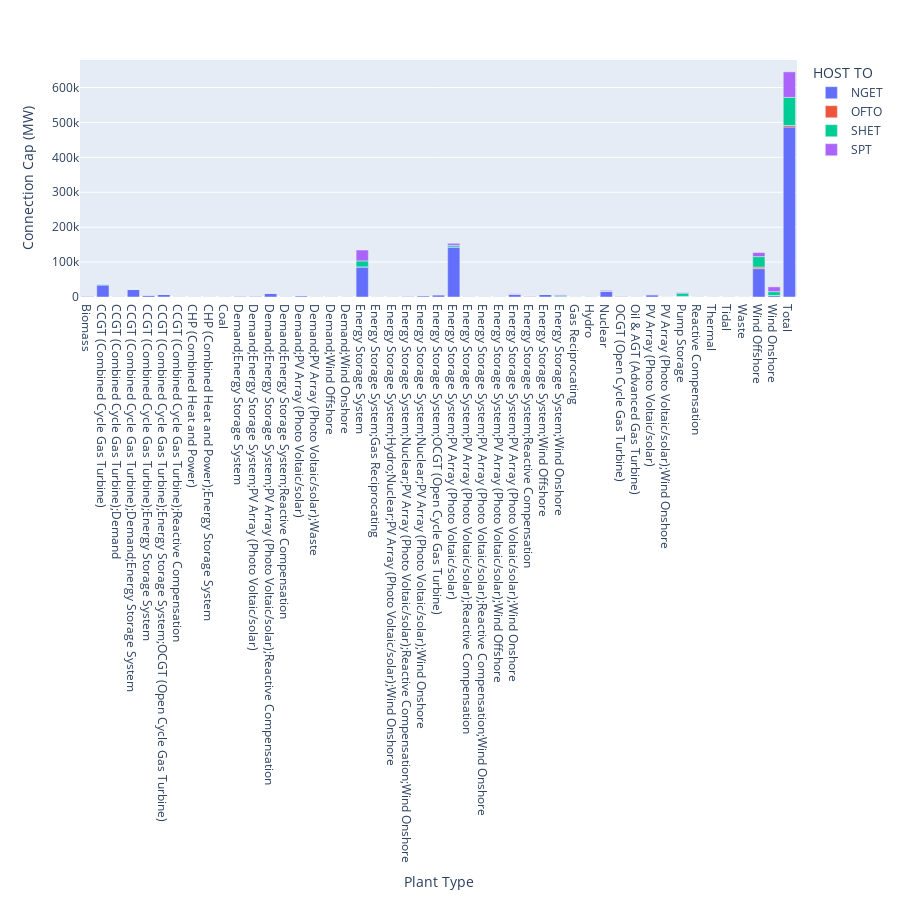

Source (notebook cell):
### Code cell
fig = px.bar(
    data_frame=unpivot_capacity_by_TO_plant,
    x="Plant Type",
    y="Connection Cap (MW)",
    color="HOST TO",
    color_continuous_scale=px.colors.diverging.RdBu_r,
    height=900,
)
fig.show()

### Figure 1 — Plotly figure (JSON) as saved in the notebook; plotly's stock layout.template omitted (floating-point values rounded to 4 significant figures)
{"data": [{"alignmentgroup": "True", "hovertemplate": "HOST TO=NGET<br>Plant Type=%{x}<br>Connection Cap (MW)=%{y}<extra></extra>", "legendgroup": "NGET", "marker": {"color": "#636efa", "pattern": {"shape": ""}}, "name": "NGET", "offsetgroup": "NGET", "orientation": "v", "showlegend": true, "textposition": "auto", "type": "bar", "x": ["Biomass", "CCGT (Combined Cycle Gas Turbine)", "CCGT (Combined Cycle Gas Turbine);Demand", "CCGT (Combined Cycle Gas Turbine);Demand;Energy Storage System", "CCGT (Combined Cycle Gas Turbine);Energy Storage System", "CCGT (Combined Cycle Gas Turbine);Energy Storage System;OCGT (Open Cycle Gas Turbine)", "CCGT (Combined Cycle Gas Turbine);Reactive Compensation", "CHP (Combined Heat and Power)", "CHP (Combined Heat and Power);Energy Storage System", "Coal", "Demand;Energy Storage System", "Demand;Energy Storage System;PV Array (Photo Voltaic/solar)", "Demand;Energy Storage System;PV Array (Photo Voltaic/solar);Reactive Compensation", "Demand;Energy Storage System;Reactive Compensation", "Demand;PV Array (Photo Voltaic/solar)", "Demand;PV Array (Photo Voltaic/solar);Waste", "Demand;Wind Offshore", "Demand;Wind Onshore", "Energy Storage System", "Energy Storage System;Gas Reciprocating", "Energy Storage System;Hydro;Nuclear;PV Array (Photo Voltaic/solar);Wind Onshore", "Energy Storage System;Nuclear;PV Array (Photo Voltaic/solar);Reactive Compensation;Wind Onshore", "Energy Storage System;Nuclear;PV Array (Photo Voltaic/solar);Wind Onshore", "Energy Storage System;OCGT (Open Cycle Gas Turbine)", "Energy Storage System;PV Array (Photo Voltaic/solar)", "Energy Storage System;PV Array (Photo Voltaic/solar);Reactive Compensation", "Energy Storage System;PV Array (Photo Voltaic/solar);Reactive Compensation;Wind Onshore", "Energy Storage System;PV Array (Photo Voltaic/solar);Wind Offshore", "Energy Storage System;PV Array (Photo Voltaic/solar);Wind Onshore", "Energy Storage System;Reactive Compensation", "Energy Storage System;Wind Offshore", "Energy Storage System;Wind Onshore", "Gas Reciprocating", "Hydro", "Nuclear", "OCGT (Open Cycle Gas Turbine)", "Oil & AGT (Advanced Gas Turbine)", "PV Array (Photo Voltaic/solar)", "PV Array (Photo Voltaic/solar);Wind Onshore", "Pump Storage", "Reactive Compensation", "Thermal", "Tidal", "Waste", "Wind Offshore", "Wind Onshore", "Total"], "xaxis": "x", "y": [3083, 34822, 2406, 21600, 5714, 7600, 1517, 734.0, 1268, 2051, 100, 3132.0, 10927, 0, 4000, 2021, 1500, 0, 86220.0, 1094, 1000, 3000, 4000, 6715.0, 143300.0, 2325, 1000, 2500, 7424, 1849.0, 7340, 700, 661.8, 129, 16821, 2848.0, 61.5, 6672.0, 180, 2004, 21, 299.1, 590, 132.9, 81270.0, 4311.0, 487000.0], "yaxis": "y"}, {"alignmentgroup": "True", "hovertemplate": "HOST TO=OFTO<br>Plant Type=%{x}<br>Connection Cap (MW)=%{y}<extra></extra>", "legendgroup": "OFTO", "marker": {"color": "#EF553B", "pattern": {"shape": ""}}, "name": "OFTO", "offsetgroup": "OFTO", "orientation": "v", "showlegend": true, "textposition": "auto", "type": "bar", "x": ["Biomass", "CCGT (Combined Cycle Gas Turbine)", "CCGT (Combined Cycle Gas Turbine);Demand", "CCGT (Combined Cycle Gas Turbine);Demand;Energy Storage System", "CCGT (Combined Cycle Gas Turbine);Energy Storage System", "CCGT (Combined Cycle Gas Turbine);Energy Storage System;OCGT (Open Cycle Gas Turbine)", "CCGT (Combined Cycle Gas Turbine);Reactive Compensation", "CHP (Combined Heat and Power)", "CHP (Combined Heat and Power);Energy Storage System", "Coal", "Demand;Energy Storage System", "Demand;Energy Storage System;PV Array (Photo Voltaic/solar)", "Demand;Energy Storage System;PV Array (Photo Voltaic/solar);Reactive Compensation", "Demand;Energy Storage System;Reactive Compensation", "Demand;PV Array (Photo Voltaic/solar)", "Demand;PV Array (Photo Voltaic/solar);Waste", "Demand;Wind Offshore", "Demand;Wind Onshore", "Energy Storage System", "Energy Storage System;Gas Reciprocating", "Energy Storage System;Hydro;Nuclear;PV Array (Photo Voltaic/solar);Wind Onshore", "Energy Storage System;Nuclear;PV Array (Photo Voltaic/solar);Reactive Compensation;Wind Onshore", "Energy Storage System;Nuclear;PV Array (Photo Voltaic/solar);Wind Onshore", "Energy Storage System;OCGT (Open Cycle Gas Turbine)", "Energy Storage System;PV Array (Photo Voltaic/solar)", "Energy Storage System;PV Array (Photo Voltaic/solar);Reactive Compensation", "Energy Storage System;PV Array (Photo Voltaic/solar);Reactive Compensation;Wind Onshore", "Energy Storage System;PV Array (Photo Voltaic/solar);Wind Offshore", "Energy Storage System;PV Array (Photo Voltaic/solar);Wind Onshore", "Energy Storage System;Reactive Compensation", "Energy Storage System;Wind Offshore", "Energy Storage System;Wind Onshore", "Gas Reciprocating", "Hydro", "Nuclear", "OCGT (Open Cycle Gas Turbine)", "Oil & AGT (Advanced Gas Turbine)", "PV Array (Photo Voltaic/solar)", "PV Array (Photo Voltaic/solar);Wind Onshore", "Pump Storage", "Reactive Compensation", "Thermal", "Tidal", "Waste", "Wind Offshore", "Wind Onshore", "Total"], "xaxis": "x", "y": [0, 0, 0, 0, 0, 0, 0, 0, 0, 0, 0, 0, 0, 0, 0, 0, 0, 0, 0, 0, 0, 0, 0, 0, 0, 0, 0, 0, 0, 0, 0, 0, 0, 0, 0, 0, 0, 0, 0, 0, 0, 0, 0, 0, 4338.0, 0, 4338.0], "yaxis": "y"}, {"alignmentgroup": "True", "hovertemplate": "HOST TO=SHET<br>Plant Type=%{x}<br>Connection Cap (MW)=%{y}<extra></extra>", "legendgroup": "SHET", "marker": {"color": "#00cc96", "pattern": {"shape": ""}}, "name": "SHET", "offsetgroup": "SHET", "orientation": "v", "showlegend": true, "textposition": "auto", "type": "bar", "x": ["Biomass", "CCGT (Combined Cycle Gas Turbine)", "CCGT (Combined Cycle Gas Turbine);Demand", "CCGT (Combined Cycle Gas Turbine);Demand;Energy Storage System", "CCGT (Combined Cycle Gas Turbine);Energy Storage System", "CCGT (Combined Cycle Gas Turbine);Energy Storage System;OCGT (Open Cycle Gas Turbine)", "CCGT (Combined Cycle Gas Turbine);Reactive Compensation", "CHP (Combined Heat and Power)", "CHP (Combined Heat and Power);Energy Storage System", "Coal", "Demand;Energy Storage System", "Demand;Energy Storage System;PV Array (Photo Voltaic/solar)", "Demand;Energy Storage System;PV Array (Photo Voltaic/solar);Reactive Compensation", "Demand;Energy Storage System;Reactive Compensation", "Demand;PV Array (Photo Voltaic/solar)", "Demand;PV Array (Photo Voltaic/solar);Waste", "Demand;Wind Offshore", "Demand;Wind Onshore", "Energy Storage System", "Energy Storage System;Gas Reciprocating", "Energy Storage System;Hydro;Nuclear;PV Array (Photo Voltaic/solar);Wind Onshore", "Energy Storage System;Nuclear;PV Array (Photo Voltaic/solar);Reactive Compensation;Wind Onshore", "Energy Storage System;Nuclear;PV Array (Photo Voltaic/solar);Wind Onshore", "Energy Storage System;OCGT (Open Cycle Gas Turbine)", "Energy Storage System;PV Array (Photo Voltaic/solar)", "Energy Storage System;PV Array (Photo Voltaic/solar);Reactive Compensation", "Energy Storage System;PV Array (Photo Voltaic/solar);Reactive Compensation;Wind Onshore", "Energy Storage System;PV Array (Photo Voltaic/solar);Wind Offshore", "Energy Storage System;PV Array (Photo Voltaic/solar);Wind Onshore", "Energy Storage System;Reactive Compensation", "Energy Storage System;Wind Offshore", "Energy Storage System;Wind Onshore", "Gas Reciprocating", "Hydro", "Nuclear", "OCGT (Open Cycle Gas Turbine)", "Oil & AGT (Advanced Gas Turbine)", "PV Array (Photo Voltaic/solar)", "PV Array (Photo Voltaic/solar);Wind Onshore", "Pump Storage", "Reactive Compensation", "Thermal", "Tidal", "Waste", "Wind Offshore", "Wind Onshore", "Total"], "xaxis": "x", "y": [0, 2090, 0, 0, 0, 0, 0, 0, 0, 0, 847.9, 0, 0, 0, 20, 0, 300, 112.2, 17120.0, 0, 0, 0, 0, 0, 4951.0, 0, 0, 0, 50, 96, 0, 2853.0, 0, 872.4, 0, 0, 0, 142, 0, 8953, 0, 0, 777, 40, 30060.0, 11040.0, 80320.0], "yaxis": "y"}, {"alignmentgroup": "True", "hovertemplate": "HOST TO=SPT<br>Plant Type=%{x}<br>Connection Cap (MW)=%{y}<extra></extra>", "legendgroup": "SPT", "marker": {"color": "#ab63fa", "pattern": {"shape": ""}}, "name": "SPT", "offsetgroup": "SPT", "orientation": "v", "showlegend": true, "textposition": "auto", "type": "bar", "x": ["Biomass", "CCGT (Combined Cycle Gas Turbine)", "CCGT (Combined Cycle Gas Turbine);Demand", "CCGT (Combined Cycle Gas Turbine);Demand;Energy Storage System", "CCGT (Combined Cycle Gas Turbine);Energy Storage System", "CCGT (Combined Cycle Gas Turbine);Energy Storage System;OCGT (Open Cycle Gas Turbine)", "CCGT (Combined Cycle Gas Turbine);Reactive Compensation", "CHP (Combined Heat and Power)", "CHP (Combined Heat and Power);Energy Storage System", "Coal", "Demand;Energy Storage System", "Demand;Energy Storage System;PV Array (Photo Voltaic/solar)", "Demand;Energy Storage System;PV Array (Photo Voltaic/solar);Reactive Compensation", "Demand;Energy Storage System;Reactive Compensation", "Demand;PV Array (Photo Voltaic/solar)", "Demand;PV Array (Photo Voltaic/solar);Waste", "Demand;Wind Offshore", "Demand;Wind Onshore", "Energy Storage System", "Energy Storage System;Gas Reciprocating", "Energy Storage System;Hydro;Nuclear;PV Array (Photo Voltaic/solar);Wind Onshore", "Energy Storage System;Nuclear;PV Array (Photo Voltaic/solar);Reactive Compensation;Wind Onshore", "Energy Storage System;Nuclear;PV Array (Photo Voltaic/solar);Wind Onshore", "Energy Storage System;OCGT (Open Cycle Gas Turbine)", "Energy Storage System;PV Array (Photo Voltaic/solar)", "Energy Storage System;PV Array (Photo Voltaic/solar);Reactive Compensation", "Energy Storage System;PV Array (Photo Voltaic/solar);Reactive Compensation;Wind Onshore", "Energy Storage System;PV Array (Photo Voltaic/solar);Wind Offshore", "Energy Storage System;PV Array (Photo Voltaic/solar);Wind Onshore", "Energy Storage System;Reactive Compensation", "Energy Storage System;Wind Offshore", "Energy Storage System;Wind Onshore", "Gas Reciprocating", "Hydro", "Nuclear", "OCGT (Open Cycle Gas Turbine)", "Oil & AGT (Advanced Gas Turbine)", "PV Array (Photo Voltaic/solar)", "PV Array (Photo Voltaic/solar);Wind Onshore", "Pump Storage", "Reactive Compensation", "Thermal", "Tidal", "Waste", "Wind Offshore", "Wind Onshore", "Total"], "xaxis": "x", "y": [55, 20, 0, 0, 0, 0, 0, 120, 0, 0, 1051, 0, 150, 200, 0, 0, 0, 0, 31200.0, 0, 0, 0, 0, 0, 5569.0, 0, 0, 0, 1664.0, 1000, 0, 2396.0, 0, 0, 2270, 0, 0, 590.7, 0, 1730, 0, 0, 0, 0, 11606, 13600.0, 73230.0], "yaxis": "y"}], "layout": {"barmode": "relative", "height": 900, "legend": {"title": {"text": "HOST TO"}, "tracegroupgap": 0}, "margin": {"t": 60}, "xaxis": {"anchor": "y", "domain": [0, 1], "title": {"text": "Plant Type"}}, "yaxis": {"anchor": "x", "domain": [0, 1], "title": {"text": "Connection Cap (MW)"}}}}
